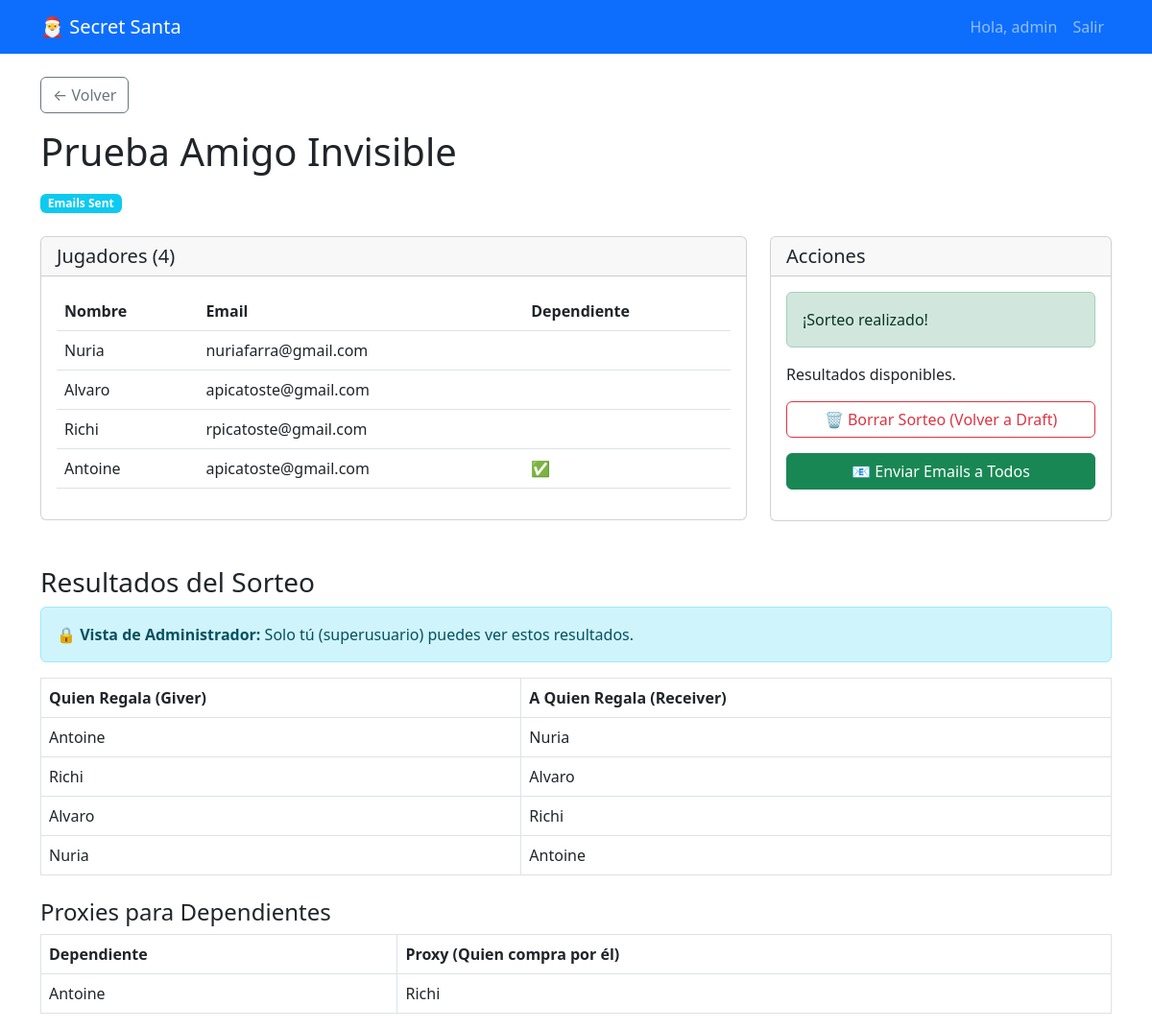
Screenshot of /game/2/ (signed in) with the database file from the repository.
### secretsanta/models.py (models this page shows, shortened)
class Game(models.Model):
    class Status(models.TextChoices):
        DRAFT = 'draft', _('Draft')
        DRAWN = 'drawn', _('Drawn')
        EMAILS_SENT = 'emails_sent', _('Emails Sent')
        EMAILS_ERROR = 'emails_error', _('Emails Error')
    owner = models.ForeignKey(User, on_delete=models.CASCADE, related_name='games')
    name = models.CharField(max_length=200)
    description = models.TextField(blank=True)
    created_at = models.DateTimeField(auto_now_add=True)
    updated_at = models.DateTimeField(auto_now=True)
    status = models.CharField(
        max_length=20,
        choices=Status.choices,
        default=Status.DRAFT,
    )

class Player(models.Model):
    game = models.ForeignKey(Game, on_delete=models.CASCADE, related_name='players')
    name = models.CharField(max_length=100)
    email = models.EmailField()
    is_dependent = models.BooleanField(default=False)
    note = models.TextField(blank=True, help_text="Optional note for the organizer or Santa")

class Assignment(models.Model):
    game = models.ForeignKey(Game, on_delete=models.CASCADE, related_name='assignments')
    giver = models.OneToOneField(Player, on_delete=models.CASCADE, related_name='assignment_as_giver')
    receiver = models.OneToOneField(Player, on_delete=models.CASCADE, related_name='assignment_as_receiver')
    class Meta:
        unique_together = ('game', 'giver') # Redundant with OneToOne but good for clarity

class DependentProxy(models.Model):
    game = models.ForeignKey(Game, on_delete=models.CASCADE, related_name='proxies')
    dependent = models.OneToOneField(Player, on_delete=models.CASCADE, related_name='proxy_assignment')
    proxy = models.ForeignKey(Player, on_delete=models.CASCADE, related_name='proxy_for')

### secretsanta/views.py (the view)
# urls.py: path('game/<int:pk>/', views.GameDetailView.as_view(), name='game_detail'),
class GameDetailView(LoginRequiredMixin, DetailView):
    model = Game
    template_name = 'secretsanta/game_detail.html'
    context_object_name = 'game'
    def get_queryset(self):
        if self.request.user.is_superuser:
            return Game.objects.all()
        return Game.objects.filter(owner=self.request.user)
    def get_context_data(self, **kwargs):
        context = super().get_context_data(**kwargs)
        game = self.object
        context['players'] = game.players.all()
        context['forbidden_pairs'] = game.forbidden_pairs.all()
        if self.request.user.is_superuser:
            context['assignments'] = game.assignments.all().select_related('giver', 'receiver')
            context['proxies'] = game.proxies.all().select_related('dependent', 'proxy')
            context['can_view_results'] = True
        else:
            context['assignments'] = []
            context['proxies'] = []
            context['can_view_results'] = False
        return context

### secretsanta/templates/secretsanta/game_detail.html (shortened to what this page needs)
{% extends 'base.html' %}
{% block content %}
<div class="mb-4">
    <a href="{% url 'game_list' %}" class="btn btn-outline-secondary mb-3">&larr; Volver</a>
    <div class="d-flex justify-content-between align-items-start">
        <div>
            <h1>{{ game.name }}</h1>
            <span
                class="badge bg-{% if game.status == 'draft' %}secondary{% elif game.status == 'drawn' %}primary{% else %}info{% endif %}">
                {{ game.get_status_display }}
            </span>
        </div>
    </div>
</div>
<div class="row">
    <div class="col-md-8">
        <div class="card mb-4">
            <div class="card-header d-flex justify-content-between align-items-center">
                <h5 class="mb-0">Jugadores ({{ players.count }})</h5>
            </div>
            <div class="card-body">
                {% if players %}
                <table class="table table-hover">
                    <thead>
                        <tr>
                            <th>Nombre</th>
                            <th>Email</th>
                            <th>Dependiente</th>
                        </tr>
                    </thead>
                    <tbody>
                        {% for player in players %}
                        <tr>
                            <td>{{ player.name }}</td>
                            <td>{{ player.email }}</td>
                            <td>{% if player.is_dependent %}✅{% endif %}</td>
                        </tr>
                        {% endfor %}
                    </tbody>
                </table>
                {% else %}
                <p class="text-muted">No hay jugadores aún.</p>
                {% endif %}
            </div>
        </div>
    </div>
    <div class="col-md-4">
        <div class="card">
            <div class="card-header">
                <h5 class="mb-0">Acciones</h5>
            </div>
            <div class="card-body">
                {% if game.status == 'draft' %}
                <p>Cuando tengas todos los jugadores (mínimo 3) y restricciones listas, lanza el sorteo.</p>
                <form action="{% url 'game_draw' game.pk %}" method="post">
                    {% csrf_token %}
                    <button type="submit" class="btn btn-primary w-100" {% if players.count < 3 %}disabled{% endif %}>
                        🎲 Realizar Sorteo
                    </button>
                </form>
                {% else %}
                <div class="alert alert-success">
                    ¡Sorteo realizado!
                </div>
                <p>Resultados disponibles.</p>
                <form action="{% url 'game_reset' game.pk %}" method="post" class="mb-3"
                    onsubmit="return confirm('¿Estás seguro? Se borrarán todas las asignaciones.');">
                    <button type="submit" class="btn btn-outline-danger w-100">
                        🗑️ Borrar Sorteo (Volver a Draft)
                    </button>
                </form>
                <form action="{% url 'game_send_emails' game.pk %}" method="post" class="mb-3">
                    <button type="submit" class="btn btn-success w-100">
                        📧 Enviar Emails a Todos
                    </button>
                </form>
                {% endif %}
            </div>
        </div>
    </div>
</div>
{% if game.status != 'draft' %}
<div class="row mt-4">
    <div class="col-12">
        {% if can_view_results %}
        <h3>Resultados del Sorteo</h3>
        <div class="alert alert-info">
            <strong>🔒 Vista de Administrador:</strong> Solo tú (superusuario) puedes ver estos resultados.
        </div>
        <table class="table table-bordered">
            <thead>
                <tr>
                    <th>Quien Regala (Giver)</th>
                    <th>A Quien Regala (Receiver)</th>
                </tr>
            </thead>
            <tbody>
                {% for assignment in assignments %}
                <tr>
                    <td>{{ assignment.giver.name }}</td>
                    <td>{{ assignment.receiver.name }}</td>
                </tr>
                {% endfor %}
            </tbody>
        </table>
        {% if proxies %}
        <h4 class="mt-4">Proxies para Dependientes</h4>
        <table class="table table-bordered">
            <thead>
                <tr>
                    <th>Dependiente</th>
                    <th>Proxy (Quien compra por él)</th>
                </tr>
            </thead>
            <tbody>
                {% for proxy in proxies %}
                <tr>
                    <td>{{ proxy.dependent.name }}</td>
                    <td>{{ proxy.proxy.name }}</td>
                </tr>
                {% endfor %}
            </tbody>
        </table>
        {% endif %}
        {% endif %}
    </div>
</div>
{% endif %}
{% endblock %}

### secretsanta/templates/base.html (shortened to what this page needs)
<!DOCTYPE html>
<html lang="es">
<head>
    <link href="https://cdn.jsdelivr.net/npm/bootstrap@5.3.0/dist/css/bootstrap.min.css" rel="stylesheet">
</head>
<body>
    <nav class="navbar navbar-expand-lg navbar-dark bg-primary mb-4">
        <div class="container">
            <a class="navbar-brand" href="{% url 'game_list' %}">🎅 Secret Santa</a>
            <div class="collapse navbar-collapse" id="navbarNav">
                <ul class="navbar-nav ms-auto">
                    {% if user.is_authenticated %}
                        <li class="nav-item">
                            <span class="nav-link">Hola, {{ user.username }}</span>
                        </li>
                        <li class="nav-item">
                            <form action="{% url 'logout' %}" method="post" class="d-inline">
                                <button type="submit" class="btn btn-link nav-link">Salir</button>
                            </form>
                        </li>
                    {% else %}
                        <li class="nav-item">
                            <a class="nav-link" href="{% url 'login' %}">Entrar</a>
                        </li>
                    {% endif %}
                </ul>
            </div>
        </div>
    </nav>
    <div class="container">
        {% block content %}{% endblock %}
    </div>
</body>
</html>

### rows the page displays
Game: name "Prueba Amigo Invisible", status "Emails Sent", count "4"
Player: name "Nuria", email "nuriafarra@gmail.com"
Player: name "Alvaro", email "apicatoste@gmail.com"
Player: name "Richi", email "rpicatoste@gmail.com"
Player: name "Antoine", email "apicatoste@gmail.com"
Assignment: giver.name "Antoine", receiver.name "Nuria"
Assignment: giver.name "Richi", receiver.name "Alvaro"
Assignment: giver.name "Alvaro", receiver.name "Richi"
Assignment: giver.name "Nuria", receiver.name "Antoine"
DependentProxy: dependent.name "Antoine", proxy.name "Richi"

### other values shown
{{ user.username }} "admin"
